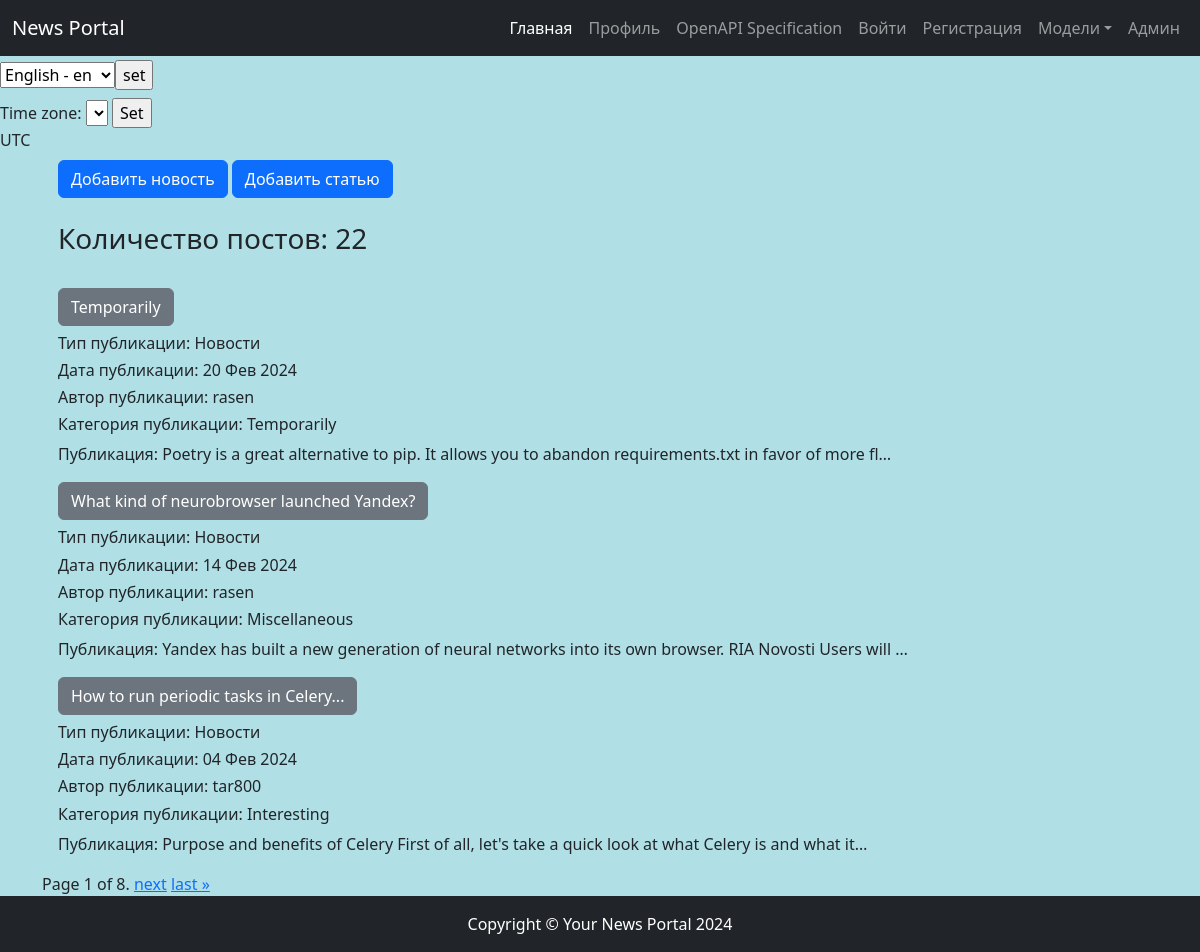
Page /news/ on the committed database.
### news/models.py (models this page shows, shortened)
class Post(models.Model):
    news = 'NE'
    articles = 'AR'
    TYPES = [
        (news, _('News')),
        (articles, _('Articles'))
    ]
    author = models.ForeignKey(Author, on_delete=models.CASCADE, verbose_name=_('Author'))
    choice_types = models.CharField(_('Choice of Types'), max_length=2, choices=TYPES, default=news)
    time_in = models.DateTimeField(_('Time zone'), default=timezone.now)
    categories_post = models.ManyToManyField(Category, through='PostCategory')
    title = models.CharField(_('Title'), max_length=240, default='')
    content = models.TextField(_('Content'), blank=False)
    rate_new = models.IntegerField(_('New rate'), default=0)
    def get_categories_post(self):    # для posts.html (вывод категории)
        return self.categories_post.all()[0]
    class Meta:
        verbose_name = _('Post')
        verbose_name_plural = _('Posts')

class Author(models.Model):
    user = models.OneToOneField(User, on_delete=models.CASCADE, verbose_name=_('User'))
    rating = models.IntegerField(_('Ratiing'), default=0)
    def __str__(self):
        return f'{self.user.username}'
    class Meta:
        verbose_name = _('Author')
        verbose_name_plural = _('Authors')

class Category(models.Model):
    category_name = models.CharField(_('Name of category'), max_length=200, unique=True)
    subscribers = models.ManyToManyField(User, related_name='categories', verbose_name=_('Subscribers'))
    def __str__(self):
        return f'{self.category_name}'
    class Meta:
        verbose_name = _('Category')
        verbose_name_plural = _('Categories')

### news/views/post.py (the view)
# urls.py: path('news/', PostList.as_view(), name='posts'),
class PostList(ListView):
    model = Post
    ordering = '-time_in'
    template_name = APP + 'posts.html'
    context_object_name = 'posts'
    paginate_by = 3
    queryset = Post.objects.prefetch_related('categories_post')
    def get_context_data(self, **kwargs):
        context = super().get_context_data(**kwargs)
        context['title'] = 'Список постов'
        return context

### news/templates/news/posts.html (shortened to what this page needs)
{% extends 'default.html' %}
{% load cache %}
{% load i18n %}
{% cache 300 content %}
{% block content %}
 <div class="container px-lg-3">
    <div class="flex-auto">
        <a class="btn btn-primary" href="/news/create/" role="button">{% trans "Create News" %}</a>
        <a class="btn btn-primary" href="/news/articles/create/" role="button">{% trans "Create Article" %}</a>
    </div>
    <br>
    <h3>{% trans "Number of posts" %}: {{ page_obj.paginator.count }}</h3>
    <br>
    {% for post in posts %}
      <div class="mb-3">
      <h5><b class="text-center"><a href={{ post.pk }} class="btn btn-secondary">{{ post.title|truncatechars:100 }}</a></b></h5>
      <h6>{% trans "Publication type" %}: {{ post.get_choice_types_display }} </h6>
      <h6>{% trans "Publication date" %}: {{ post.time_in|date:'d M Y' }} </h6>
      <h6>{% trans "Author of the publication" %}: {{ post.author }} </h6>
      <h6> {% trans "Publication category" %}: {{ post.get_categories_post }} </h6>
      <span>{% trans "Publication" %}: {{ post.content|truncatechars:100 }}</span>
      </div>
    {% empty %}
        <h3>{% trans "No news!" %}</h3>
    {% endfor %}
</div>
<div class="pagination">
   <span>
       <span class="current">
         Page {{ page_obj.number }} of {{ page_obj.paginator.num_pages }}.
      </span>
       {% if page_obj.has_next %}
            <a href="?page={{ page_obj.next_page_number }}">next</a>
            <a href="?page={{ page_obj.paginator.num_pages }}">last &raquo;</a>
       {% endif %}
   </span>
</div>
{% endblock content %}
{% endcache %}

### rows in the picture
Post: title "Temporarily", choice_types "Новости", time_in "20 Фев 2024", author "rasen", get_categories_post "Temporarily", content "Poetry is a great alternative to pip. It allows you to abandon requirements.txt in favor of more fl…"
Post: title "What kind of neurobrowser launched Yandex?", choice_types "Новости", time_in "14 Фев 2024", author "rasen", get_categories_post "Miscellaneous", content "Yandex has built a new generation of neural networks into its own browser. RIA Novosti Users will …"
Post: title "How to run periodic tasks in Celery...", choice_types "Новости", time_in "04 Фев 2024", author "tar800", get_categories_post "Interesting", content "Purpose and benefits of Celery First of all, let's take a quick look at what Celery is and what it…"

### other values in the picture
{{ TIME_ZONE }} "UTC"
{{ page_obj.paginator.count }} "22"
{{ page_obj.number }} "1"
{{ page_obj.paginator.num_pages }} "8"
form field language "English - en"
